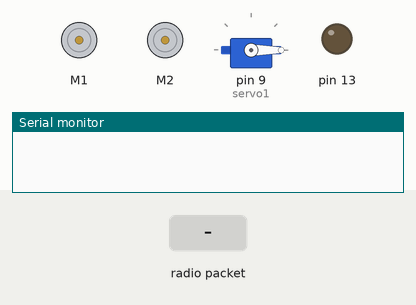
Simulated run of this sketch. Board: Arduino Uno, built with avr-gcc and run on an emulated ATmega328P. On the bench: 2 × DC motor (green arrow = forward, orange = backward, longer = faster), servo, output pins drawn as LEDs (lit = HIGH), the last lines printed to the serial monitor. The test bench sets the inputs (shaded band). No radio packets arrive unless stated.

Above: at 1.2 s.
1.3 s: radio packet "w" arrives
At 1.6 s:
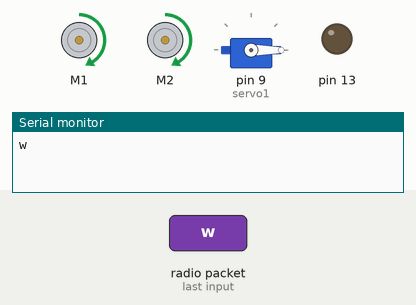
2.8 s: radio packet "a" arrives
At 3.9 s:
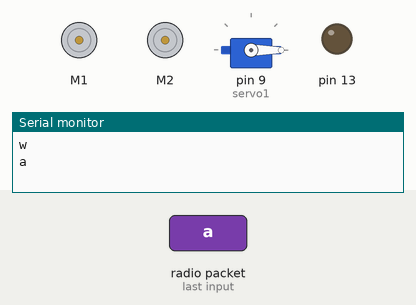
4.3 s: radio packet "s" arrives
At 5.0 s:
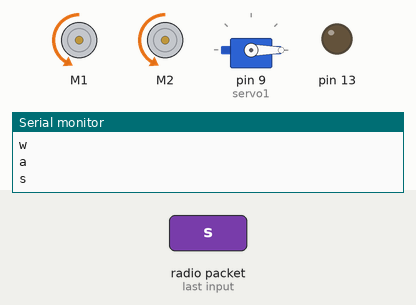
5.8 s: radio packet "d" arrives
At 6.2 s:
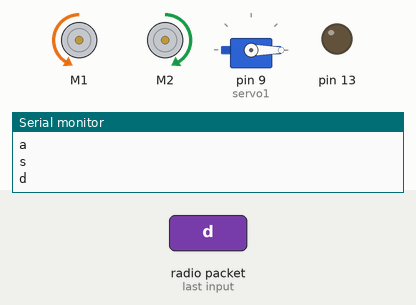
Timing chart, 0 to 8.3 s (numbered marks = the images above; inputs shaded):
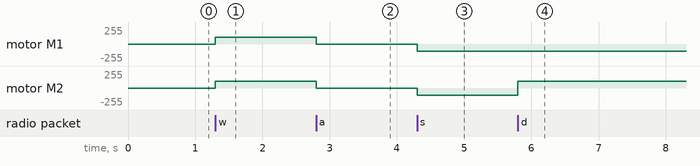

Measured:
- after the input at 1.3 s, motor M1, motor M2: stopped → forward 105/255 at once
- after the input at 2.8 s, motor M1, motor M2: forward 105/255 → stopped at once
- after the input at 4.3 s, motor M1, motor M2: stopped → backward 105/255 at once
- after the input at 5.8 s, motor M2: backward 105/255 → forward 105/255 at once

The sketch:

autic.ino
```cpp
#include <VirtualWire.h>// import the Virtual Wire library
#include <AFMotor.h> // import the Adafruit Motor Shield library
#include <ServoTimer2.h>

int joyVal;

ServoTimer2 servo1;

AF_DCMotor motor1(1); // Set up a DC Motor named 'motor1' on the channel M1 of the motor shield
AF_DCMotor motor2(2); // Set up a DC Motor named 'motor2' on the channel M2 of the motor shield


void setup()
{
  pinMode(9, OUTPUT);
  Serial.begin(9600); // begin serial communication @ 9600 baud
  pinMode(13, OUTPUT);
  vw_setup(2000); // set up the receiver @ 2000 bits per second
  vw_set_rx_pin(2); // set up the receiver on digital pin 2
  vw_rx_start(); // Tell the D2 to listen for signals from the transmitter
  motor1.setSpeed(105); // Set the speed of motor1 to 125. You can choose any speed from 0 to 255
  motor2.setSpeed(105); // Set the speed of motor2 to 125
  servo1.attach(9);
}
void loop()
{

  // ovdje postavljaš servo na joyVal koji je samo deklariran, ali nema vrijednost. tj. ima NULL vrijednost
  // možda da to staviš na kraju loop() funkcije?
  // ili da na početku definiraš da je joyVal = 90?
  servo1.write(joyVal);


  byte message[VW_MAX_MESSAGE_LEN];
  byte messageLength = VW_MAX_MESSAGE_LEN;
  if (vw_get_message(message, &messageLength)) // if the receiver gets a message
  {
    // ovaj kod je dobar za autić s dva kotača, autić s četiri kotača se neće dobro okretati
    for (int i = 0; i < messageLength; i++)
    {
      Serial.write(message[i]); // print in the received message in the serial monitor
      if (message[i] == 'w') { // if message received is 'w', make the motors move forward
        motor1.run(FORWARD);
        motor2.run(FORWARD);
      }
      if (message[i] == 'x') { // if message received is 'x', make the motors stop
        motor1.run(RELEASE);
        motor2.run(RELEASE);
      }
      if (message[i] == 'a') { // if message received is 'a', make the motors move left
        //verzija s servo motorom
        motor1.run(RELEASE);
        motor2.run(RELEASE);
        servo1.write(120); // ili servo1.write(60); treba testirati i servo pa si označiti koje pozicije bi ti odgovarale.+
      }
      if (message[i] == 's') { // if the message received is 's' , make the motors move backwards
        motor1.run(BACKWARD);
        motor2.run(BACKWARD);
      }
      if (message[i] == 'd') { //if the message received is 'd', make the motors move right
        motor1.run(BACKWARD);
        motor2.run(FORWARD);
      }
      // onda dodaš još if-ova, ovisno o tome koliko stanja želiš imati (ja preporučam minimalno onih 9 koje sam ti prikazao u pdf-u)

    }
    Serial.println();
  }
}
// joystick ima više pozicija od samo četiri, zar ne? kada bi ga npr. gurnuo naprijed i desno, koju naredbu bi slao?
```
